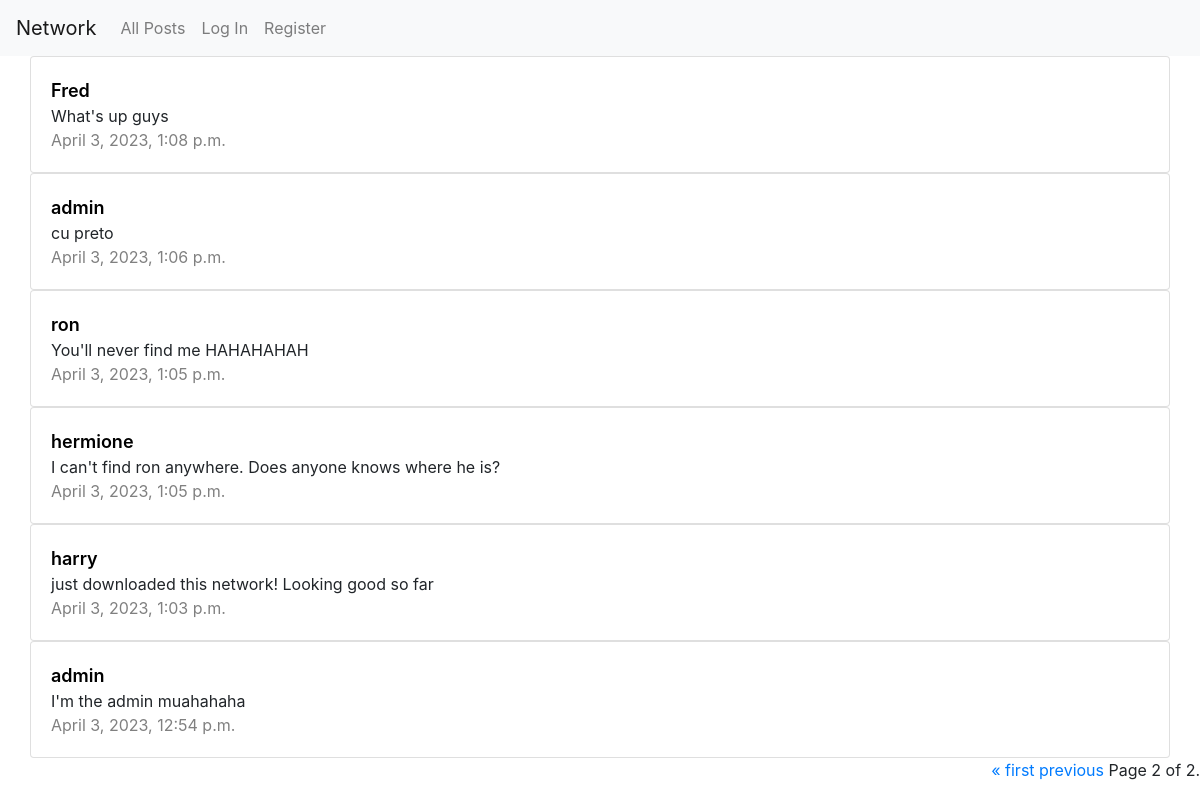
Screenshot of /?page=2 with the database file from the repository.
### network/models.py (models this page shows, shortened)
class Post(models.Model):
    creator = models.ForeignKey(User, on_delete=models.CASCADE, blank=True, null=True, related_name="creator")
    content = models.CharField(max_length=128, null=True)
    timestamp = models.DateTimeField(default=timezone.now)
    likes = models.ManyToManyField(User, blank=True, related_name="likes")

class User(AbstractUser):
    follower_users = models.ManyToManyField("self",blank=True, symmetrical= False, related_name="follower")
    following_users = models.ManyToManyField("self",blank=True, symmetrical= False, related_name="following")
    def __str__(self):
        return f"{self.username}"

### network/views.py (the view)
# urls.py: path("", views.index, name="index"),
def index(request):
    user = request.user
    post_list = Post.objects.all().order_by('-timestamp')
    paginator = Paginator(post_list, 10)
    page_number = request.GET.get('page')
    page_obj = paginator.get_page(page_number)
    return render(request, "network/index.html",{
       "posts": page_obj,
       "user": user,
    })

### network/templates/network/index.html (shortened to what this page needs)
{% extends "network/layout.html" %} {% load static %} {% block body %}
{% for post in posts %}
<div class="row">
	<div class="col">
		<div class="card">
			<div class="card-body">
				<div class="post" data-postid="{{post.id}}">
					<a class="card-title" href="{% url 'viewProfile' id=post.creator.id %}">{{post.creator}}</a>
					<br />
					<a class="content">{{post.content}}</a>
					<br />
					<a class="timestamp">{{post.timestamp}}</a>
					<br />
				</div>
			</div>
		</div>
	</div>
</div>
{% endfor %}
<div class="pagination">
	<span class="step-links">
		{% if posts.has_previous %}
		<a href="?page=1">&laquo; first</a>
		<a href="?page={{ posts.previous_page_number }}">previous</a>
		{% endif %}
		<span class="current"> Page {{ posts.number }} of {{ posts.paginator.num_pages }}. </span>
	</span>
</div>
{% endblock %}

### network/static/network/styles.css (style rules this page uses)
.row { margin: auto; border-radius: 5px; height: auto; width: 95%; }
.col { padding: 0; }
.card-title { font-weight: 600; font-size: large; color: black; }
.post > .timestamp { color: grey; }
.pagination { float: right; }

### rows the page displays
Post: creator "Fred", content "What's up guys", timestamp "April 3, 2023, 1:08 p.m."
Post: creator "admin", content "cu preto", timestamp "April 3, 2023, 1:06 p.m."
Post: creator "ron", content "You'll never find me HAHAHAHAH", timestamp "April 3, 2023, 1:05 p.m."
Post: creator "hermione", content "I can't find ron anywhere. Does anyone knows where he is?", timestamp "April 3, 2023, 1:05 p.m."
Post: creator "harry", content "just downloaded this network! Looking good so far", timestamp "April 3, 2023, 1:03 p.m."
Post: creator "admin", content "I'm the admin muahahaha", timestamp "April 3, 2023, 12:54 p.m."

### other values shown
{{ posts.number }} "2"
{{ posts.paginator.num_pages }} "2"
